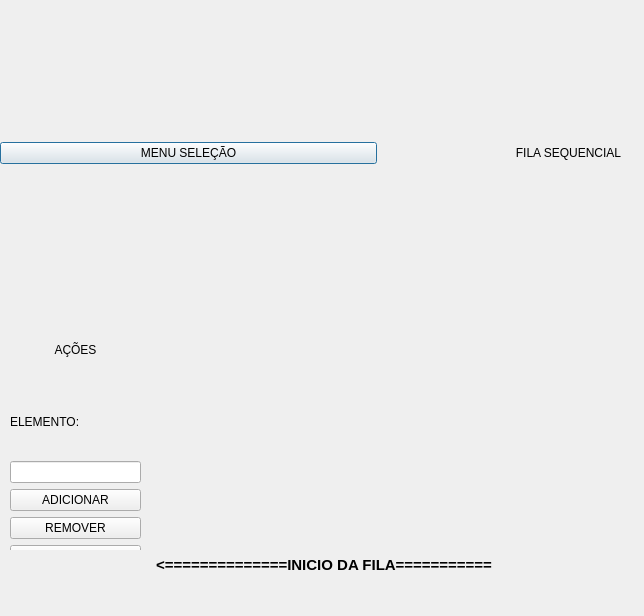
<?xml version="1.0" encoding="UTF-8"?>
<ui version="4.0">
 <class>filaSequencial</class>
 <widget class="QDialog" name="filaSequencial">
  <property name="geometry">
   <rect>
    <x>0</x>
    <y>0</y>
    <width>644</width>
    <height>616</height>
   </rect>
  </property>
  <property name="windowTitle">
   <string>Dialog</string>
  </property>
  <widget class="QWidget" name="layoutWidget">
   <property name="geometry">
    <rect>
     <x>0</x>
     <y>0</y>
     <width>757</width>
     <height>306</height>
    </rect>
   </property>
   <layout class="QHBoxLayout" name="horizontalLayout_3">
    <property name="spacing">
     <number>3</number>
    </property>
    <item>
     <widget class="QPushButton" name="pushButton1">
      <property name="text">
       <string>MENU SELEÇÃO</string>
      </property>
     </widget>
    </item>
    <item>
     <widget class="QLabel" name="label">
      <property name="text">
       <string>FILA SEQUENCIAL</string>
      </property>
      <property name="alignment">
       <set>Qt::AlignCenter</set>
      </property>
      <property name="indent">
       <number>1</number>
      </property>
     </widget>
    </item>
   </layout>
  </widget>
  <widget class="QWidget" name="layoutWidget_2">
   <property name="geometry">
    <rect>
     <x>0</x>
     <y>300</y>
     <width>641</width>
     <height>311</height>
    </rect>
   </property>
   <layout class="QFormLayout" name="formLayout">
    <item row="0" column="0">
     <widget class="QWidget" name="widget_2" native="true">
      <property name="enabled">
       <bool>true</bool>
      </property>
      <property name="minimumSize">
       <size>
        <width>150</width>
        <height>250</height>
       </size>
      </property>
      <widget class="QWidget" name="verticalLayoutWidget_2">
       <property name="geometry">
        <rect>
         <x>0</x>
         <y>6</y>
         <width>151</width>
         <height>271</height>
        </rect>
       </property>
       <layout class="QVBoxLayout" name="verticalLayout_2">
        <property name="leftMargin">
         <number>10</number>
        </property>
        <property name="topMargin">
         <number>10</number>
        </property>
        <property name="rightMargin">
         <number>10</number>
        </property>
        <property name="bottomMargin">
         <number>10</number>
        </property>
        <item>
         <widget class="QLabel" name="label_4">
          <property name="text">
           <string>AÇÕES</string>
          </property>
          <property name="alignment">
           <set>Qt::AlignCenter</set>
          </property>
         </widget>
        </item>
        <item>
         <layout class="QVBoxLayout" name="verticalLayout_8">
          <property name="leftMargin">
           <number>0</number>
          </property>
          <property name="topMargin">
           <number>0</number>
          </property>
          <property name="rightMargin">
           <number>0</number>
          </property>
          <property name="bottomMargin">
           <number>0</number>
          </property>
         </layout>
        </item>
        <item>
         <widget class="QLabel" name="label_5">
          <property name="text">
           <string>ELEMENTO:</string>
          </property>
         </widget>
        </item>
        <item>
         <widget class="QLineEdit" name="lineEdit_2"/>
        </item>
        <item>
         <widget class="QPushButton" name="pushButton_2">
          <property name="text">
           <string>ADICIONAR</string>
          </property>
         </widget>
        </item>
        <item>
         <widget class="QPushButton" name="pushButton_4">
          <property name="text">
           <string>REMOVER</string>
          </property>
         </widget>
        </item>
        <item>
         <widget class="QPushButton" name="pushButton">
          <property name="text">
           <string>BUSCAR</string>
          </property>
         </widget>
        </item>
       </layout>
      </widget>
     </widget>
    </item>
    <item row="0" column="1">
     <layout class="QHBoxLayout" name="horizontalLayout_5"/>
    </item>
    <item row="1" column="1">
     <widget class="QLabel" name="label_2">
      <property name="font">
       <font>
        <pointsize>11</pointsize>
        <bold>true</bold>
       </font>
      </property>
      <property name="text">
       <string>    &lt;==============INICIO DA FILA===========</string>
      </property>
     </widget>
    </item>
   </layout>
  </widget>
 </widget>
 <resources/>
 <connections/>
</ui>
